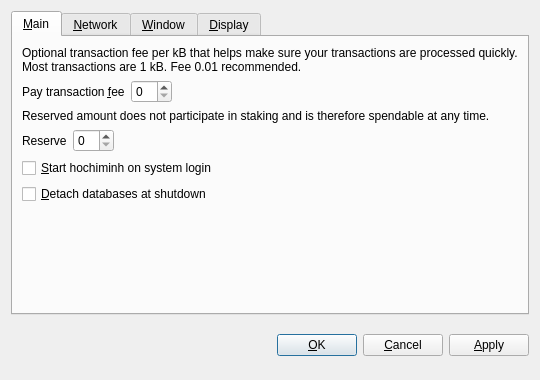
<?xml version="1.0" encoding="UTF-8"?>
<ui version="4.0">
 <class>OptionsDialog</class>
 <widget class="QDialog" name="OptionsDialog">
  <property name="geometry">
   <rect>
    <x>0</x>
    <y>0</y>
    <width>540</width>
    <height>380</height>
   </rect>
  </property>
  <property name="windowTitle">
   <string>Options</string>
  </property>
  <property name="modal">
   <bool>true</bool>
  </property>
  <layout class="QVBoxLayout" name="verticalLayout">
   <item>
    <widget class="QTabWidget" name="tabWidget">
     <property name="tabPosition">
      <enum>QTabWidget::North</enum>
     </property>
     <property name="currentIndex">
      <number>0</number>
     </property>
     <widget class="QWidget" name="tabMain">
      <attribute name="title">
       <string>&amp;Main</string>
      </attribute>
      <layout class="QVBoxLayout" name="verticalLayout_Main">
       <item>
        <widget class="QLabel" name="transactionFeeInfoLabel">
         <property name="text">
          <string>Optional transaction fee per kB that helps make sure your transactions are processed quickly. Most transactions are 1 kB. Fee 0.01 recommended.</string>
         </property>
         <property name="textFormat">
          <enum>Qt::PlainText</enum>
         </property>
         <property name="wordWrap">
          <bool>true</bool>
         </property>
        </widget>
       </item>
       <item>
        <layout class="QHBoxLayout" name="horizontalLayoutFee">
         <item>
          <widget class="QLabel" name="transactionFeeLabel">
           <property name="text">
            <string>Pay transaction &amp;fee</string>
           </property>
           <property name="textFormat">
            <enum>Qt::PlainText</enum>
           </property>
           <property name="buddy">
            <cstring>transactionFee</cstring>
           </property>
          </widget>
         </item>
         <item>
          <widget class="BitcoinAmountField" name="transactionFee"/>
         </item>
         <item>
          <spacer name="horizontalSpacerFee">
           <property name="orientation">
            <enum>Qt::Horizontal</enum>
           </property>
           <property name="sizeHint" stdset="0">
            <size>
             <width>40</width>
             <height>20</height>
            </size>
           </property>
          </spacer>
         </item>
        </layout>
       </item>
       <item>
        <widget class="QLabel" name="reserveBalanceInfoLabel">
         <property name="text">
          <string>Reserved amount does not participate in staking and is therefore spendable at any time.</string>
         </property>
         <property name="textFormat">
          <enum>Qt::PlainText</enum>
         </property>
         <property name="wordWrap">
          <bool>true</bool>
         </property>
        </widget>
       </item>
       <item>
        <layout class="QHBoxLayout" name="horizontalLayoutReserveBalance">
         <item>
          <widget class="QLabel" name="reserveBalanceLabel">
           <property name="text">
            <string>Reserve</string>
           </property>
           <property name="textFormat">
            <enum>Qt::PlainText</enum>
           </property>
           <property name="buddy">
            <cstring>reserveBalance</cstring>
           </property>
          </widget>
         </item>
         <item>
          <widget class="BitcoinAmountField" name="reserveBalance"/>
         </item>
         <item>
          <spacer name="horizontalSpacerReserveBalance">
           <property name="orientation">
            <enum>Qt::Horizontal</enum>
           </property>
           <property name="sizeHint" stdset="0">
            <size>
             <width>40</width>
             <height>20</height>
            </size>
           </property>
          </spacer>
         </item>
        </layout>
       </item>
       <item>
        <widget class="QCheckBox" name="bitcoinAtStartup">
         <property name="toolTip">
          <string>Automatically start hochiminh after logging in to the system.</string>
         </property>
         <property name="text">
          <string>&amp;Start hochiminh on system login</string>
         </property>
        </widget>
       </item>
       <item>
        <widget class="QCheckBox" name="detachDatabases">
         <property name="toolTip">
          <string>Detach block and address databases at shutdown. This means they can be moved to another data directory, but it slows down shutdown. The wallet is always detached.</string>
         </property>
         <property name="text">
          <string>&amp;Detach databases at shutdown</string>
         </property>
        </widget>
       </item>
       <item>
        <spacer name="verticalSpacer_Main">
         <property name="orientation">
          <enum>Qt::Vertical</enum>
         </property>
         <property name="sizeHint" stdset="0">
          <size>
           <width>20</width>
           <height>40</height>
          </size>
         </property>
        </spacer>
       </item>
      </layout>
     </widget>
     <widget class="QWidget" name="tabNetwork">
      <attribute name="title">
       <string>&amp;Network</string>
      </attribute>
      <layout class="QVBoxLayout" name="verticalLayout_Network">
       <item>
        <widget class="QCheckBox" name="mapPortUpnp">
         <property name="toolTip">
          <string>Automatically open the hochiminh client port on the router. This only works when your router supports UPnP and it is enabled.</string>
         </property>
         <property name="text">
          <string>Map port using &amp;UPnP</string>
         </property>
        </widget>
       </item>
       <item>
        <widget class="QCheckBox" name="connectSocks">
         <property name="toolTip">
          <string>Connect to the hochiminh network through a SOCKS proxy (e.g. when connecting through Tor).</string>
         </property>
         <property name="text">
          <string>&amp;Connect through SOCKS proxy:</string>
         </property>
        </widget>
       </item>
       <item>
        <layout class="QHBoxLayout" name="horizontalLayout_Network">
         <item>
          <widget class="QLabel" name="proxyIpLabel">
           <property name="text">
            <string>Proxy &amp;IP:</string>
           </property>
           <property name="textFormat">
            <enum>Qt::PlainText</enum>
           </property>
           <property name="buddy">
            <cstring>proxyIp</cstring>
           </property>
          </widget>
         </item>
         <item>
          <widget class="QValidatedLineEdit" name="proxyIp">
           <property name="maximumSize">
            <size>
             <width>140</width>
             <height>16777215</height>
            </size>
           </property>
           <property name="toolTip">
            <string>IP address of the proxy (e.g. 127.0.0.1)</string>
           </property>
          </widget>
         </item>
         <item>
          <widget class="QLabel" name="proxyPortLabel">
           <property name="text">
            <string>&amp;Port:</string>
           </property>
           <property name="textFormat">
            <enum>Qt::PlainText</enum>
           </property>
           <property name="buddy">
            <cstring>proxyPort</cstring>
           </property>
          </widget>
         </item>
         <item>
          <widget class="QLineEdit" name="proxyPort">
           <property name="maximumSize">
            <size>
             <width>55</width>
             <height>16777215</height>
            </size>
           </property>
           <property name="toolTip">
            <string>Port of the proxy (e.g. 9050)</string>
           </property>
          </widget>
         </item>
         <item>
          <widget class="QLabel" name="socksVersionLabel">
           <property name="text">
            <string>SOCKS &amp;Version:</string>
           </property>
           <property name="textFormat">
            <enum>Qt::PlainText</enum>
           </property>
           <property name="buddy">
            <cstring>socksVersion</cstring>
           </property>
          </widget>
         </item>
         <item>
          <widget class="QValueComboBox" name="socksVersion">
           <property name="toolTip">
            <string>SOCKS version of the proxy (e.g. 5)</string>
           </property>
          </widget>
         </item>
         <item>
          <spacer name="horizontalSpacer_Network">
           <property name="orientation">
            <enum>Qt::Horizontal</enum>
           </property>
           <property name="sizeHint" stdset="0">
            <size>
             <width>40</width>
             <height>20</height>
            </size>
           </property>
          </spacer>
         </item>
        </layout>
       </item>
       <item>
        <spacer name="verticalSpacer_Network">
         <property name="orientation">
          <enum>Qt::Vertical</enum>
         </property>
         <property name="sizeHint" stdset="0">
          <size>
           <width>20</width>
           <height>40</height>
          </size>
         </property>
        </spacer>
       </item>
      </layout>
     </widget>
     <widget class="QWidget" name="tabWindow">
      <attribute name="title">
       <string>&amp;Window</string>
      </attribute>
      <layout class="QVBoxLayout" name="verticalLayout_Window">
       <item>
        <widget class="QCheckBox" name="minimizeToTray">
         <property name="toolTip">
          <string>Show only a tray icon after minimizing the window.</string>
         </property>
         <property name="text">
          <string>&amp;Minimize to the tray instead of the taskbar</string>
         </property>
        </widget>
       </item>
       <item>
        <widget class="QCheckBox" name="minimizeOnClose">
         <property name="toolTip">
          <string>Minimize instead of exit the application when the window is closed. When this option is enabled, the application will be closed only after selecting Quit in the menu.</string>
         </property>
         <property name="text">
          <string>M&amp;inimize on close</string>
         </property>
        </widget>
       </item>
       <item>
        <spacer name="verticalSpacer_Window">
         <property name="orientation">
          <enum>Qt::Vertical</enum>
         </property>
         <property name="sizeHint" stdset="0">
          <size>
           <width>20</width>
           <height>40</height>
          </size>
         </property>
        </spacer>
       </item>
      </layout>
     </widget>
     <widget class="QWidget" name="tabDisplay">
      <attribute name="title">
       <string>&amp;Display</string>
      </attribute>
      <layout class="QVBoxLayout" name="verticalLayout_Display">
       <item>
        <layout class="QHBoxLayout" name="horizontalLayout_1_Display">
         <item>
          <widget class="QLabel" name="langLabel">
           <property name="text">
            <string>User Interface &amp;language:</string>
           </property>
           <property name="textFormat">
            <enum>Qt::PlainText</enum>
           </property>
           <property name="buddy">
            <cstring>lang</cstring>
           </property>
          </widget>
         </item>
         <item>
          <widget class="QValueComboBox" name="lang">
           <property name="toolTip">
            <string>The user interface language can be set here. This setting will take effect after restarting hochiminh.</string>
           </property>
          </widget>
         </item>
        </layout>
       </item>
       <item>
        <layout class="QHBoxLayout" name="horizontalLayout_2_Display">
         <item>
          <widget class="QLabel" name="unitLabel">
           <property name="text">
            <string>&amp;Unit to show amounts in:</string>
           </property>
           <property name="textFormat">
            <enum>Qt::PlainText</enum>
           </property>
           <property name="buddy">
            <cstring>unit</cstring>
           </property>
          </widget>
         </item>
         <item>
          <widget class="QValueComboBox" name="unit">
           <property name="toolTip">
            <string>Choose the default subdivision unit to show in the interface and when sending coins.</string>
           </property>
          </widget>
         </item>
        </layout>
       </item>
       <item>
        <widget class="QCheckBox" name="displayAddresses">
         <property name="toolTip">
          <string>Whether to show hochiminh addresses in the transaction list or not.</string>
         </property>
         <property name="text">
          <string>&amp;Display addresses in transaction list</string>
         </property>
        </widget>
       </item>
       <item>
        <widget class="QCheckBox" name="coinControlFeatures">
         <property name="toolTip">
          <string>Whether to show coin control features or not.</string>
         </property>
         <property name="text">
          <string>Display coin &amp;control features (experts only!)</string>
         </property>
        </widget>
       </item>
       <item>
        <spacer name="verticalSpacer_Display">
         <property name="orientation">
          <enum>Qt::Vertical</enum>
         </property>
         <property name="sizeHint" stdset="0">
          <size>
           <width>20</width>
           <height>40</height>
          </size>
         </property>
        </spacer>
       </item>
      </layout>
     </widget>
    </widget>
   </item>
   <item>
    <layout class="QHBoxLayout" name="horizontalLayout_Buttons">
     <item>
      <spacer name="horizontalSpacer_1">
       <property name="orientation">
        <enum>Qt::Horizontal</enum>
       </property>
       <property name="sizeHint" stdset="0">
        <size>
         <width>40</width>
         <height>48</height>
        </size>
       </property>
      </spacer>
     </item>
     <item>
      <widget class="QLabel" name="statusLabel">
       <property name="font">
        <font>
         <weight>50</weight>
         <bold>false</bold>
        </font>
       </property>
       <property name="text">
        <string/>
       </property>
       <property name="textFormat">
        <enum>Qt::PlainText</enum>
       </property>
       <property name="wordWrap">
        <bool>true</bool>
       </property>
      </widget>
     </item>
     <item>
      <spacer name="horizontalSpacer_2">
       <property name="orientation">
        <enum>Qt::Horizontal</enum>
       </property>
       <property name="sizeHint" stdset="0">
        <size>
         <width>40</width>
         <height>48</height>
        </size>
       </property>
      </spacer>
     </item>
     <item>
      <widget class="QPushButton" name="okButton">
       <property name="text">
        <string>&amp;OK</string>
       </property>
      </widget>
     </item>
     <item>
      <widget class="QPushButton" name="cancelButton">
       <property name="text">
        <string>&amp;Cancel</string>
       </property>
       <property name="autoDefault">
        <bool>false</bool>
       </property>
      </widget>
     </item>
     <item>
      <widget class="QPushButton" name="applyButton">
       <property name="text">
        <string>&amp;Apply</string>
       </property>
       <property name="autoDefault">
        <bool>false</bool>
       </property>
      </widget>
     </item>
    </layout>
   </item>
  </layout>
 </widget>
 <customwidgets>
  <customwidget>
   <class>BitcoinAmountField</class>
   <extends>QSpinBox</extends>
   <header>bitcoinamountfield.h</header>
   <container>1</container>
  </customwidget>
  <customwidget>
   <class>QValueComboBox</class>
   <extends>QComboBox</extends>
   <header>qvaluecombobox.h</header>
  </customwidget>
  <customwidget>
   <class>QValidatedLineEdit</class>
   <extends>QLineEdit</extends>
   <header>qvalidatedlineedit.h</header>
  </customwidget>
 </customwidgets>
 <resources/>
 <connections/>
</ui>
